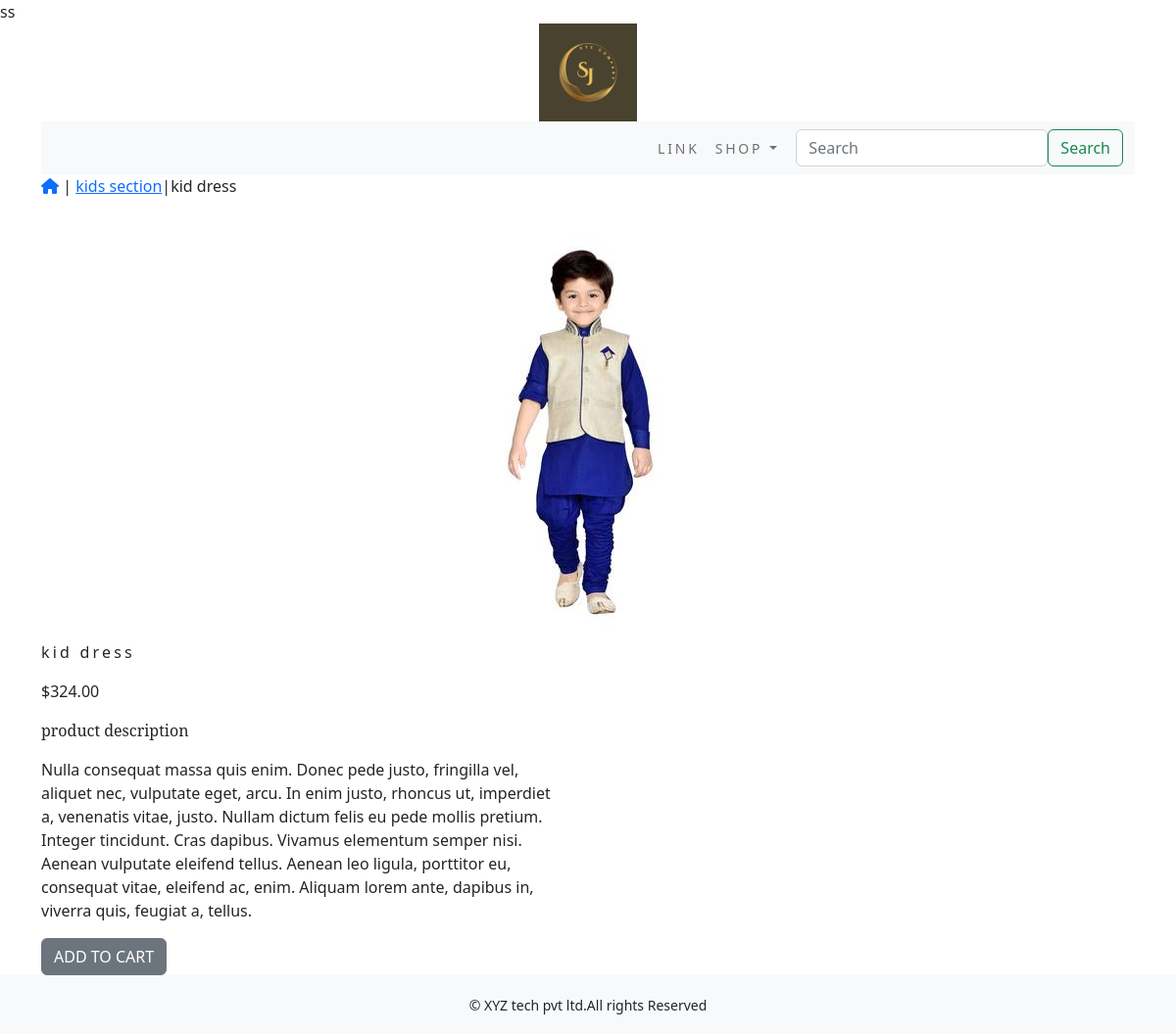
The app's page /shop_app/kids-section/kid-dress/ with its own data.
### shop_app/models.py (models this page shows, shortened)
class product(models.Model):
    name = models.CharField(max_length=250, unique=True)
    slug = models.SlugField(max_length=250, unique=True)
    desc = models.TextField(blank=True)
    price=models.DecimalField(max_digits=10,decimal_places=2)
    category=models.ForeignKey(category,on_delete=models.CASCADE)
    img = models.ImageField(upload_to='product', blank=True)
    stock=models.IntegerField()
    available=models.BooleanField(default=True)
    created=models.DateTimeField(auto_now_add=True)
    updated=models.DateField(auto_now=True)
    class Meta:
        ordering = ('name',)
        verbose_name = 'product'
        verbose_name_plural = 'products'

class category(models.Model):
    name=models.CharField(max_length=250,unique=True)
    slug=models.SlugField(max_length=250,unique=True)
    desc=models.TextField(blank=True)
    img=models.ImageField(upload_to='category',blank=True)
    class Meta:
        ordering=('name',)
        verbose_name='category'
        verbose_name_plural='categories'
    def get_url(self):
        return reverse('shop_app:product_by_category', args=[self.slug])
    def __str__(self):
        return' {}'.format(self.name)

### shop_app/views.py (the view)
# urls.py: path('<slug:c_slug>/<slug:product_slug>/', views.proDetail, name='ProdCatdetail'),
def proDetail(request, c_slug,product_slug):
    try:
        products=product.objects.get(category__slug=c_slug,slug=product_slug)
    except Exception as e:
        raise e
    return render(request,'product.html' ,{'product':products})

### cart_app/context_processors.py (called while the page is built)
def counter(request):
    item_count=0
    if 'admin' in request.path:
        return {}
    else:
        try:
            cart=Cart.objects.filter(cart_id=_cart_id(request))
            cart_items=CartItem.objects.all().filter(cart=cart[:1])
            for cart_item in cart_items:
                item_count += cart_item.quantity
        except Cart.DoesNotExist:
            item_count =0
    return dict(item_count=item_count)

### cart_app/views.py (called while the page is built)
def _cart_id(request):
    cart=request.session.session_key
    if not cart:
        cart=request.session.create()
    return cart

### shop_app/context_processors.py (called while the page is built)
def menu_links(request):
    links=category.objects.all()
    return dict(links=links)

### template/product.html (shortened to what this page needs)
{% extends 'base.html' %}
{% load static %}
{% block content %}
 <div class="row my_prod_row_class">
    <div class="mx-auto">
       <p><a href="{% url 'shop_app:allProdCat' %}"><i class="fa-solid fa-house"></i></a> | <a href="{{product.category.get_url}}">{{product.category}}</a>|{{product.name}}</p>
    </div>
   <div class="container">
     <br>
      <div class="row">
        <div class="col-12 col-sm-12 col-md-12 col-log-6 text-center">
            <div style="min-width:18rem">
                 <img src="{{product.img.url}}" alt="{{product.name}}">
            </div>
        </div>
         <div class="col-6 col-sm-12 col-md-12 col-lg-6">
            <div>
            <h1 class="my_prod_title">{{product.name}}</h1>
          <p>${{product.price}}</p>
          <p class="my_title">product description</p>
          <p class="text-justify my_rod_text">{{product.desc}}</p>
          {% if product.stock <= 0 %}
          <p class="text-justify my_rod_text"><b>OUT OF STOCK</b></p>
          {% else %}
          <a class="btn btn-secondary" href="{% url 'cart:add_cart' product.id %}" >ADD TO CART</a>
           {% endif %}
            </div>
         </div>
      </div>
   </div>
 </div>
{% endblock %}

### static/css/custom.css (style rules this page uses)
,body { font-family: 'Noto Serif', serif; }
.my_title { font_size:16px; text_transform:uppercase; letter-spacing:2 em; font-family: 'Noto Serif', serif; }
.my_prod_title { font-size:16px; text_transform:uppercase; letter-spacing:.2em; padding-top:15px; padding-bottom:10px; }
.my_rod_text { padding-right:20px; }

### records on screen
product: category "kids section", name "kid dress", img (picture), price "324.00", desc "Nulla consequat massa quis enim. Donec pede justo, fringilla vel, aliquet nec, vulputate eget, arcu. In enim justo, rhoncus ut, imperdiet a, venenatis vitae, justo. Nullam dictum felis eu pede mollis pretium. Integer tincidunt. Cras dapibus. Vivamus elementum semper nisi. Aenean vulputate eleifend tellus. Aenean leo ligula, porttitor eu, consequat vitae, eleifend ac, enim. Aliquam lorem ante, dapibus in, viverra quis, feugiat a, tellus."
